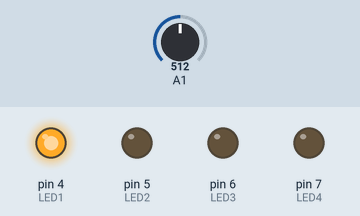
A sketch run on a simulated Arduino Uno, built with avr-gcc and run on an emulated ATmega328P. On the bench: output pins drawn as LEDs (lit = HIGH). Dashed ring = blinking. The test bench sets the inputs (shaded band); at power-on: A1 = 512.

Above: at 1.3 s.
1.4 s: A1 set to 610
At 1.9 s:
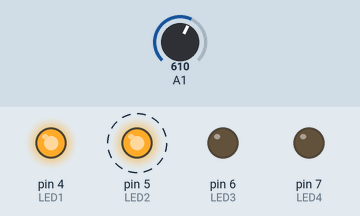
4.4 s: A1 set to 710
At 4.9 s:
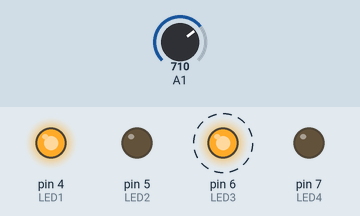
7.4 s: A1 set to 810
At 7.9 s:
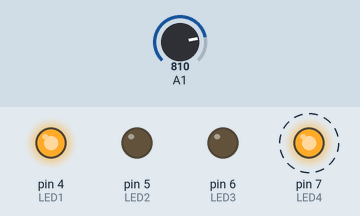
10.4 s: A1 set to 790
At 10.9 s:
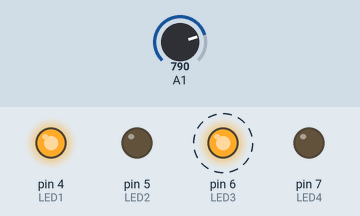
13.4 s: A1 set to 690
At 13.9 s:
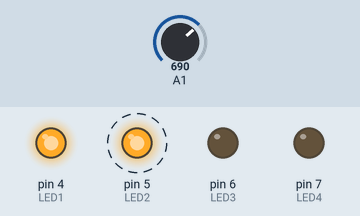
Timing chart, 0 to 17.4 s (numbered marks = the images above; inputs shaded):
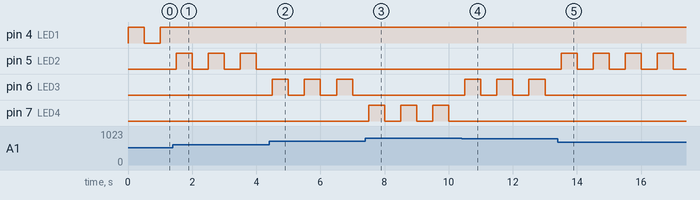

The sketch:

Arduino_Input__--_Multiple_Blinking_LED_on_off_Using_Arduino.ino
```cpp
/*
 *  Multiple Push Buttons on One Arduino Input // Multiple Blinking LED on/off Using Arduino
 *  Tutorial - https://www.youtube.com/c/nexample
 *  GitHub - https://github.com/Nexample-G/Multiple-Push-Buttons-on-One-Arduino-Input-Multiple-Blinking-LED-on-off-Using-Arduino
 *  Dev: Nexample // Date: 10/7/2021 // Ver:0.1
 */
  int BT0, BT1, BT2, BT3, BT4, LW, LED = 0;

  int LED1 = 4;
  int LED2 = 5;
  int LED3 = 6;
  int LED4 = 7;
void setup(){
  Serial.begin(9600);
  pinMode(LED1, OUTPUT);
  pinMode(LED2, OUTPUT);
  pinMode(LED3, OUTPUT);
  pinMode(LED4, OUTPUT);
}
void loop(){
  int BT = analogRead(A1);

  if        (BT < 600){                   BT0 = 1;
  } else if (BT > 600 && BT < 700) {      BT0 = 2;
  } else if (BT > 700 && BT < 800) {      BT0 = 3;
  } else if (BT > 800 && BT < 900) {      BT0 = 4;  }

if (BT0) {
   if (BT0 == 1) {
    LED = LED1;
    if(BT1){ LW = BT1 = 0;  } else { LW = BT1 = 1;  }
   }
   if (BT0 == 2) {
    LED = LED2;
    if(BT2){ LW = BT2 = 0;  } else { LW = BT2 = 1;  }
   }
   if (BT0 == 3) {
    LED = LED3;
    if(BT3){ LW = BT3 = 0;  } else { LW = BT3 = 1;  }
   }
   if (BT0 == 4) {
    LED = LED4;
    if(BT4){ LW = BT4 = 0;  } else { LW = BT4 = 1;  }
   }

if (LW){
  digitalWrite( LED, HIGH );
} else{
  digitalWrite( LED, LOW);
}
    delay(500);
    BT0 = 0;
}
}
```

Measured:
- after the input at 1.4 s, pin 4 (LED1): stops changing and stays HIGH; pin 5 (LED2): alternates HIGH for 0.50 s and LOW for 0.50 s, starting after 0.10 s
- after the input at 4.4 s, pin 5 (LED2): stops changing and stays LOW; pin 6 (LED3): alternates HIGH for 0.50 s and LOW for 0.50 s, starting after 0.10 s
- after the input at 7.4 s, pin 6 (LED3): stops changing and stays LOW; pin 7 (LED4): alternates HIGH for 0.50 s and LOW for 0.50 s, starting after 0.10 s
- after the input at 10.4 s, pin 6 (LED3): alternates HIGH for 0.50 s and LOW for 0.50 s, starting after 0.10 s; pin 7 (LED4): stops changing and stays LOW
- after the input at 13.4 s, pin 5 (LED2): alternates HIGH for 0.50 s and LOW for 0.50 s, starting after 0.10 s; pin 6 (LED3): stops changing and stays LOW
